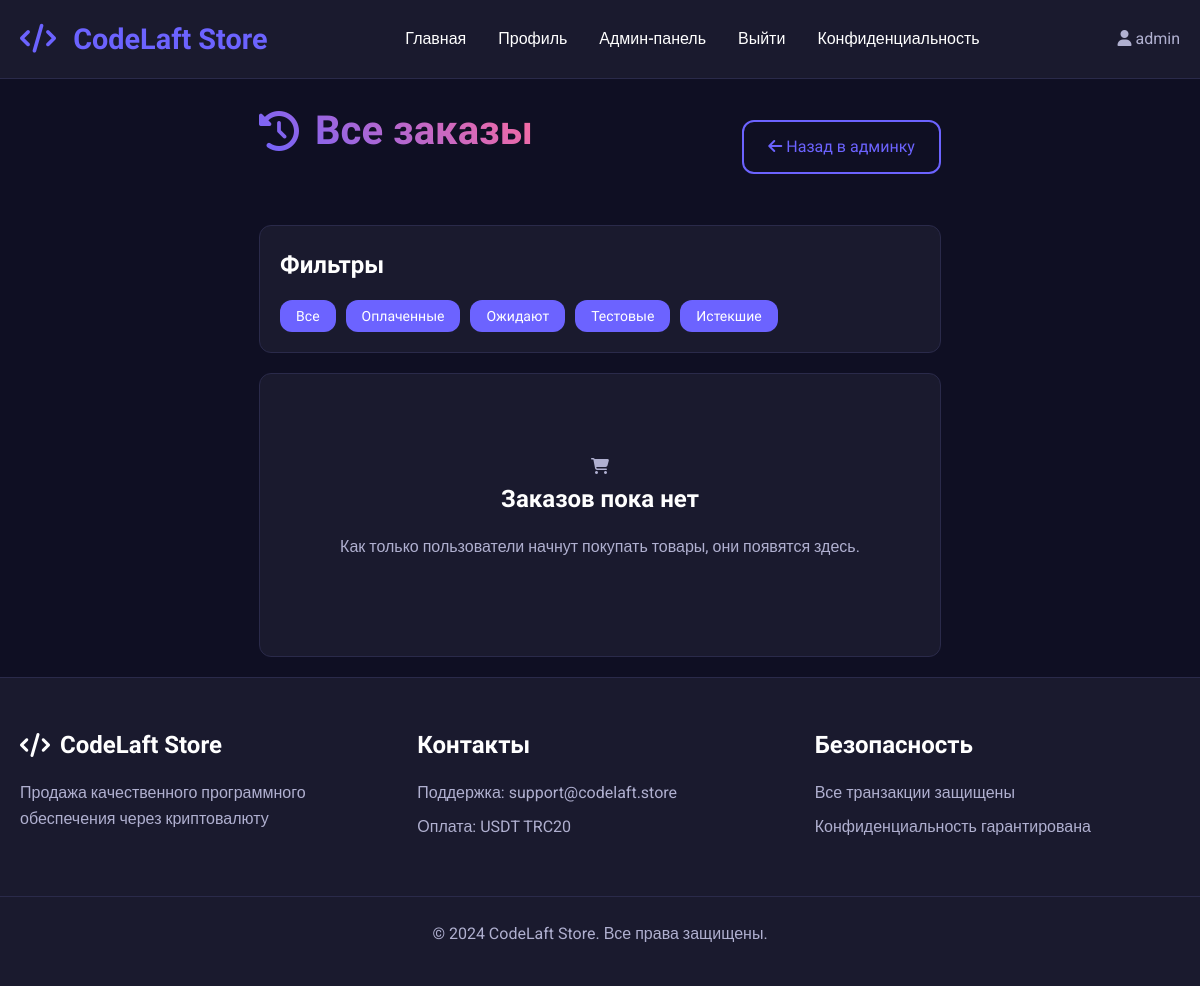
Page /admin/orders (signed in) on the earlier database version.
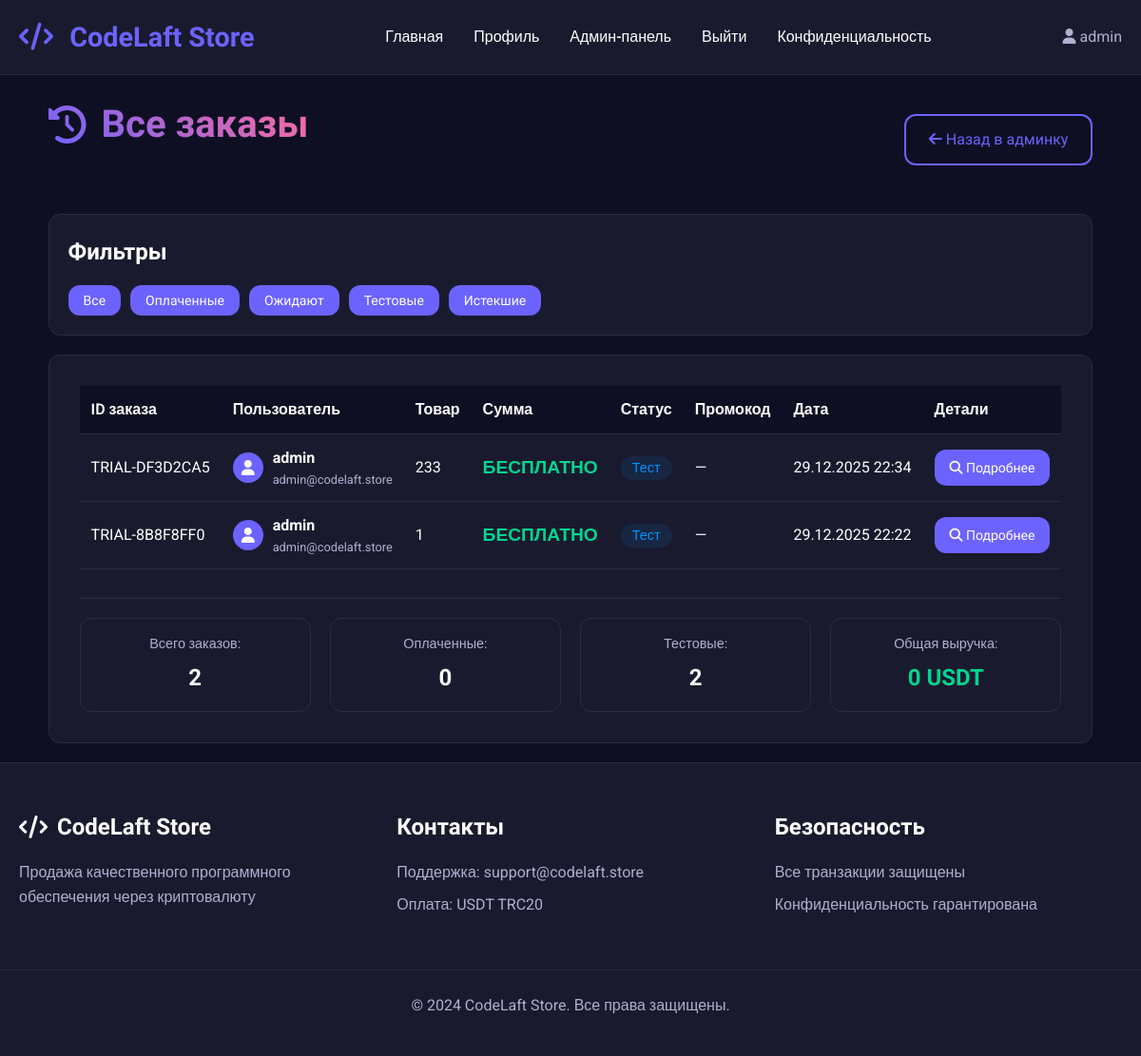
Same page on the later database version.
### app.py (models this page shows, shortened)
class User(UserMixin, db.Model):
    id = db.Column(db.Integer, primary_key=True)
    username = db.Column(db.String(80), unique=True, nullable=False)
    email = db.Column(db.String(120), unique=True, nullable=False)
    password_hash = db.Column(db.String(200), nullable=False)
    created_at = db.Column(db.DateTime, default=datetime.utcnow)
    is_admin = db.Column(db.Boolean, default=False)

class Order(db.Model):
    id = db.Column(db.Integer, primary_key=True)
    order_id = db.Column(db.String(50), unique=True, nullable=False)
    user_id = db.Column(db.Integer, db.ForeignKey('user.id'), nullable=False)
    product_id = db.Column(db.Integer, db.ForeignKey('product.id'), nullable=False)
    promocode_id = db.Column(db.Integer, db.ForeignKey('promocode.id'), nullable=True)
    quantity = db.Column(db.Integer, default=1)
    amount = db.Column(db.Float, nullable=False)
    original_amount = db.Column(db.Float)  # Сумма без скидки
    discount_amount = db.Column(db.Float, default=0)  # Сумма скидки
    payment_type = db.Column(db.String(20), nullable=False)
    form_data = db.Column(db.Text)  # JSON string with form data
    status = db.Column(db.String(20), default='pending')  # pending, paid, cancelled, expired, trial
    transaction_hash = db.Column(db.String(100))  # Хэш транзакции TRON
    expires_at = db.Column(db.DateTime)  # Для подписок и тестов
    payment_expires_at = db.Column(db.DateTime)  # Время истечения ожидания оплаты
    created_at = db.Column(db.DateTime, default=datetime.utcnow)
    user = db.relationship('User', backref=db.backref('orders', lazy=True))
    product = db.relationship('Product', backref=db.backref('orders', lazy=True))
    promocode = db.relationship('Promocode', backref=db.backref('orders', lazy=True))

class Product(db.Model):
    id = db.Column(db.Integer, primary_key=True)
    name = db.Column(db.String(200), nullable=False)
    description = db.Column(db.Text, nullable=False)
    price = db.Column(db.Float, nullable=False)
    original_price = db.Column(db.Float)  # Цена без скидки
    price_type = db.Column(db.String(20), nullable=False)  # 'one_time' or 'subscription' or 'trial'
    subscription_days = db.Column(db.Integer, default=30)  # For subscription products
    trial_days = db.Column(db.Integer, default=7)  # Для тестового периода
    quantity = db.Column(db.Integer, default=1)
    image_filename = db.Column(db.String(200))
    form_fields = db.Column(db.Text)  # JSON string with form fields
    is_active = db.Column(db.Boolean, default=True)
    is_trial = db.Column(db.Boolean, default=False)  # Флаг тестового товара
    max_trial_per_user = db.Column(db.Integer, default=1)  # Максимум тестовых периодов на пользователя
    created_at = db.Column(db.DateTime, default=datetime.utcnow)
    reviews = db.relationship('Review', backref='product', lazy=True, cascade='all, delete-orphan')
    promocodes = db.relationship('Promocode', backref='product', lazy=True, cascade='all, delete-orphan')

### app.py (the view)
@app.route('/admin/orders')
@login_required
def admin_orders():
    if not current_user.is_admin:
        abort(403)
    orders = Order.query.order_by(Order.created_at.desc()).all()
    return render_template('orders.html', orders=orders)

### app.py (called while the page is built)
@app.context_processor
def inject_now():
    return {'now': datetime.utcnow()}

@login_manager.user_loader
def load_user(user_id):
    return User.query.get(int(user_id))

@app.context_processor
def inject_now():
    return {'now': datetime.utcnow(), 'timedelta': timedelta}

@app.before_request
def start_payment_monitor_once():
    global _monitor_started
    if not _monitor_started:
        _monitor_started = True
        monitor_thread = threading.Thread(target=TronPaymentVerifier.start_payment_monitor, daemon=True)
        monitor_thread.start()
        print("Payment monitor started")

### templates/orders.html (shortened to what this page needs)
{% extends "base.html" %}
{% block content %}
<div class="admin-container">
    <div class="admin-header">
        <h1 class="admin-title">
            <i class="fas fa-history"></i> Все заказы
        </h1>
        <div class="admin-actions">
            <a href="{{ url_for('admin_panel') }}" class="btn btn-secondary">
                <i class="fas fa-arrow-left"></i> Назад в админку
            </a>
        </div>
    </div>
    <div class="filters-section">
        <h3>Фильтры</h3>
        <div class="filter-buttons">
            <button class="btn btn-small filter-btn active" data-filter="all">Все</button>
            <button class="btn btn-small filter-btn" data-filter="paid">Оплаченные</button>
            <button class="btn btn-small filter-btn" data-filter="pending">Ожидают</button>
            <button class="btn btn-small filter-btn" data-filter="trial">Тестовые</button>
            <button class="btn btn-small filter-btn" data-filter="expired">Истекшие</button>
        </div>
    </div>
    <div class="admin-section">
        {% if orders %}
        <div class="table-responsive">
            <table class="admin-table orders-table">
                <thead>
                    <tr>
                        <th>ID заказа</th>
                        <th>Пользователь</th>
                        <th>Товар</th>
                        <th>Сумма</th>
                        <th>Статус</th>
                        <th>Промокод</th>
                        <th>Дата</th>
                        <th>Детали</th>
                    </tr>
                </thead>
                <tbody>
                    {% for order in orders %}
                    <tr class="order-row" data-status="{{ order.status }}">
                        <td>{{ order.order_id }}</td>
                        <td>
                            <div class="user-info">
                                <div class="user-avatar-small">
                                    <i class="fas fa-user"></i>
                                </div>
                                <div>
                                    <strong>{{ order.user.username }}</strong>
                                    <small>{{ order.user.email }}</small>
                                </div>
                            </div>
                        </td>
                        <td>{{ order.product.name }}</td>
                        <td>
                            {% if order.amount == 0 %}
                                <span class="free-text">БЕСПЛАТНО</span>
                            {% else %}
                                {{ order.amount }} USDT
                                {% if order.discount_amount > 0 %}
                                    <small class="discount-small">скидка: {{ order.discount_amount }} USDT</small>
                                {% endif %}
                            {% endif %}
                        </td>
                        <td>
                            {% if order.status == 'paid' %}
                                <span class="status-badge status-paid">Оплачен</span>
                            {% elif order.status == 'pending' %}
                                <span class="status-badge status-pending">Ожидание</span>
                            {% elif order.status == 'trial' %}
                                <span class="status-badge status-trial">Тест</span>
                            {% elif order.status == 'expired' %}
                                <span class="status-badge status-expired">Истек</span>
                            {% else %}
                                <span class="status-badge status-cancelled">Отменен</span>
                            {% endif %}
                        </td>
                        <td>
                            {% if order.promocode %}
                                <span class="promocode-badge">{{ order.promocode.code }}</span>
                            {% else %}
                                <span class="text-muted">—</span>
                            {% endif %}
                        </td>
                        <td>{{ order.created_at.strftime('%d.%m.%Y %H:%M') }}</td>
                        <td>
                            <a href="{{ url_for('order_details', order_id=order.id) }}" class="btn btn-small">
                                <i class="fas fa-search"></i> Подробнее
                            </a>
                        </td>
                    </tr>
                    {% endfor %}
                </tbody>
            </table>
        </div>
        <div class="orders-summary">
            <div class="summary-item">
                <span>Всего заказов:</span>
                <strong>{{ orders|length }}</strong>
            </div>
            <div class="summary-item">
                <span>Оплаченные:</span>
                <strong>{{ orders|selectattr('status', 'equalto', 'paid')|list|length }}</strong>
            </div>
            <div class="summary-item">
                <span>Тестовые:</span>
                <strong>{{ orders|selectattr('status', 'equalto', 'trial')|list|length }}</strong>
            </div>
            <div class="summary-item">
                <span>Общая выручка:</span>
                <strong class="revenue-text">{{ orders|selectattr('status', 'equalto', 'paid')|map(attribute='amount')|sum }} USDT</strong>
            </div>
        </div>
        {% else %}
        <div class="no-data">
            <i class="fas fa-shopping-cart"></i>
            <h3>Заказов пока нет</h3>
            <p>Как только пользователи начнут покупать товары, они появятся здесь.</p>
        </div>
        {% endif %}
    </div>
</div>
{% endblock %}

### templates/base.html (shortened to what this page needs)
<!DOCTYPE html>
<html lang="ru">
<head>
    <link rel="stylesheet" href="{{ url_for('static', filename='css/style.css') }}">
    <link rel="stylesheet" href="https://cdnjs.cloudflare.com/ajax/libs/font-awesome/6.4.0/css/all.min.css">
</head>
<body>
    <nav class="navbar">
        <div class="nav-container">
            <a href="{{ url_for('index') }}" class="logo">
                <i class="fas fa-code"></i> CodeLaft Store
            </a>
            <div class="nav-menu">
                <a href="{{ url_for('index') }}">Главная</a>
                {% if current_user.is_authenticated %}
                    <a href="{{ url_for('profile') }}">Профиль</a>
                    {% if current_user.is_admin %}
                        <a href="{{ url_for('admin_panel') }}">Админ-панель</a>
                    {% endif %}
                    <a href="{{ url_for('logout') }}">Выйти</a>
                {% else %}
                    <a href="{{ url_for('login') }}">Войти</a>
                    <a href="{{ url_for('register') }}">Регистрация</a>
                {% endif %}
                <a href="{{ url_for('privacy') }}">Конфиденциальность</a>
            </div>
            <div class="nav-user">
                {% if current_user.is_authenticated %}
                    <span><i class="fas fa-user"></i> {{ current_user.username }}</span>
                {% endif %}
            </div>
        </div>
    </nav>
    <div class="container">
        {% block content %}{% endblock %}
    </div>
    <footer class="footer">
        <div class="footer-container">
            <div class="footer-section">
                <h3><i class="fas fa-code"></i> CodeLaft Store</h3>
                <p>Продажа качественного программного обеспечения через криптовалюту</p>
            </div>
            <div class="footer-section">
                <h3>Контакты</h3>
                <p>Поддержка: support@codelaft.store</p>
                <p>Оплата: USDT TRC20</p>
            </div>
            <div class="footer-section">
                <h3>Безопасность</h3>
                <p>Все транзакции защищены</p>
                <p>Конфиденциальность гарантирована</p>
            </div>
        </div>
        <div class="footer-bottom">
            <p>&copy; 2024 CodeLaft Store. Все права защищены.</p>
        </div>
    </footer>
</body>
</html>

### static/css/style.css (style rules this page uses)
* { margin: 0; padding: 0; box-sizing: border-box; }
:root { --primary-color: #6c63ff; --primary-dark: #4a44c8; --secondary-color: #2d2b55; --background-color: #0f0f23; --surface-color: #1a1a2e; --text-color: #ffffff; --text-secondary: #b0b0d0; --success-color: #00d68f; --warning-color: #ffaa00; --danger-color: #ff4757; --info-color: #0095ff; --border-color: #2a2a4a; --border-radius: 12px; --shadow: 0 10px 30px rgba(0, 0, 0, 0.3); --transition: all 0.3s ease; }
body { font-family: 'Roboto', sans-serif; background-color: var(--background-color); color: var(--text-color); line-height: 1.6; min-height: 100vh; display: flex; flex-direction: column; }
.container { max-width: 1200px; margin: 0 auto; padding: 20px; flex: 1; }
h1, h2, h3, h4, h5, h6 { font-family: 'Orbitron', sans-serif; font-weight: 700; margin-bottom: 1rem; color: var(--text-color); }
h1 { font-size: 2.5rem; background: linear-gradient(45deg, var(--primary-color), #ff6b9d); -webkit-background-clip: text; -webkit-text-fill-color: transparent; }
h3 { font-size: 1.5rem; }
p { margin-bottom: 1rem; color: var(--text-secondary); }
a { color: var(--primary-color); text-decoration: none; transition: var(--transition); }
.btn { display: inline-block; padding: 12px 24px; background-color: var(--primary-color); color: white; border: none; border-radius: var(--border-radius); font-family: 'Orbitron', sans-serif; font-weight: 500; font-size: 16px; cursor: pointer; transition: var(--transition); text-decoration: none; text-align: center; }
.btn-secondary { background-color: transparent; border: 2px solid var(--primary-color); color: var(--primary-color); }
.btn-small { padding: 8px 16px; font-size: 14px; }
.navbar { background-color: var(--surface-color); border-bottom: 1px solid var(--border-color); padding: 1rem 0; position: sticky; top: 0; z-index: 1000; }
.nav-container { max-width: 1200px; margin: 0 auto; display: flex; justify-content: space-between; align-items: center; padding: 0 20px; }
.logo { font-family: 'Orbitron', sans-serif; font-size: 1.8rem; font-weight: 700; color: var(--primary-color); text-decoration: none; }
.logo i { margin-right: 10px; }
.nav-menu { display: flex; gap: 2rem; }
.nav-menu a { color: var(--text-color); text-decoration: none; font-weight: 500; transition: var(--transition); }
.nav-user { color: var(--text-secondary); }
.orders-table { overflow-x: auto; }
.orders-table th, .orders-table td { padding: 12px; text-align: left; border-bottom: 1px solid var(--border-color); }
.orders-table th { background-color: var(--background-color); font-weight: 600; }
.status-badge { padding: 4px 12px; border-radius: 20px; font-size: 0.8rem; font-weight: 500; }
.admin-container { max-width: 1400px; margin: 0 auto; }
.admin-title { margin-bottom: 2rem; display: flex; align-items: center; gap: 1rem; }
.admin-section { background-color: var(--surface-color); border-radius: var(--border-radius); padding: 2rem; border: 1px solid var(--border-color); }
.table-responsive { overflow-x: auto; }
.admin-table { width: 100%; border-collapse: collapse; }
.admin-table th, .admin-table td { padding: 12px; text-align: left; border-bottom: 1px solid var(--border-color); }
.admin-table th { background-color: var(--background-color); font-weight: 600; color: var(--text-color); }
.footer { background-color: var(--surface-color); border-top: 1px solid var(--border-color); margin-top: auto; }
.footer-container { max-width: 1200px; margin: 0 auto; padding: 3rem 20px; display: grid; grid-template-columns: repeat(auto-fit, minmax(250px, 1fr)); gap: 2rem; }
.footer-section h3 { margin-bottom: 1rem; display: flex; align-items: center; gap: 10px; }
.footer-section p { margin-bottom: 0.5rem; color: var(--text-secondary); }
.footer-bottom { text-align: center; padding: 1.5rem; border-top: 1px solid var(--border-color); color: var(--text-secondary); }
.free-text { color: var(--success-color); font-weight: 700; font-size: 1.2rem; }
.status-badge { padding: 4px 12px; border-radius: 20px; font-size: 0.9rem; font-weight: 500; }
.status-trial { background-color: rgba(0, 149, 255, 0.1); color: var(--info-color); }
.admin-header { display: flex; justify-content: space-between; align-items: center; margin-bottom: 30px; }
.admin-actions { display: flex; gap: 10px; }

Differences in the rows shown:
added Order: order_id "TRIAL-DF3D2CA5", user.username "admin", user.email "admin@codelaft.store", product.name "233", amount "БЕСПЛАТНО", status "Тест", created_at "29.12.2025 22:34"
added Order: order_id "TRIAL-8B8F8FF0", user.username "admin", user.email "admin@codelaft.store", product.name "1", amount "БЕСПЛАТНО", status "Тест", created_at "29.12.2025 22:22"
Other differences:
{{ orders|length }}: (not shown) → "2"
{{ orders|selectattr('status', 'equalto', 'paid')|list|length }}: (not shown) → "0"
{{ orders|selectattr('status', 'equalto', 'trial')|list|length }}: (not shown) → "2"
text no longer shown: "Заказов пока нет Как только пользователи начнут покупать товары, они появятся здесь."
text now shown: "ID заказа Пользователь Товар Сумма Статус Промокод Дата Детали Всего заказов: Оплаченные: Тестовые: Общая выручка: 0 USDT"
